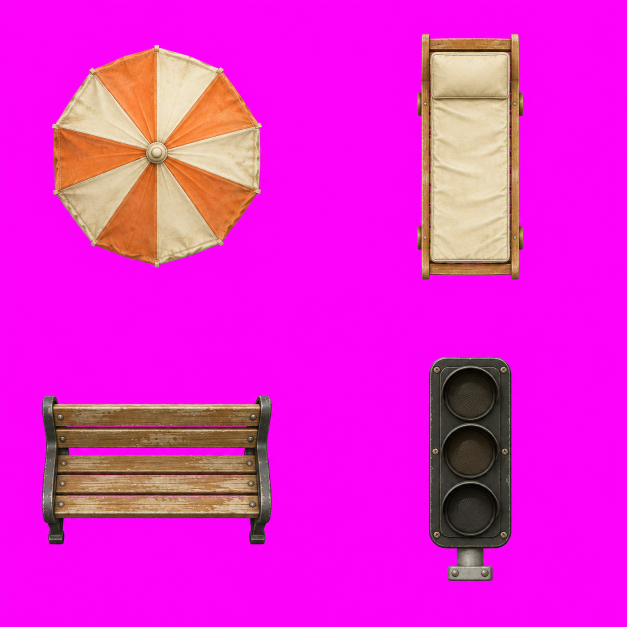
#> input picture assets/raw/city_details_props.png, 1254 x 1254 px (shown at 1/2 size)
$ python process_city_details.py
#> lines starting #> are read from the running program, lines starting #| are printed output that depends on the picture
"""Extract generated city props and resize sand; never draws visual artwork."""
import json
from pathlib import Path
from PIL import Image
ROOT = Path(__file__).resolve().parents[1]
OUT = ROOT / 'assets/environment'
raw = Image.open(ROOT / 'assets/raw/city_details_props.png').convert('RGBA')
pixels = []
for r, g, b, a in raw.getdata():
    strength = min(r, b) - g
    if strength > 100:
        pixels.append((g, g, g, 0))
    elif strength > 30 and r > 130 and b > 110:
        pixels.append((min(r, g + 30), g, min(b, g + 30), round(a * (100 - strength) / 70)))
    else:
        pixels.append((r, g, b, a))
#> this loop made 1572516 passes
#> (r, g, b, strength) on passes 1 to 3: (244, 14, 241, 227), (251, 10, 249, 239), (252, 6, 250, 244)
#> after the loop, pixels = 1572516 items
raw.putdata(pixels)
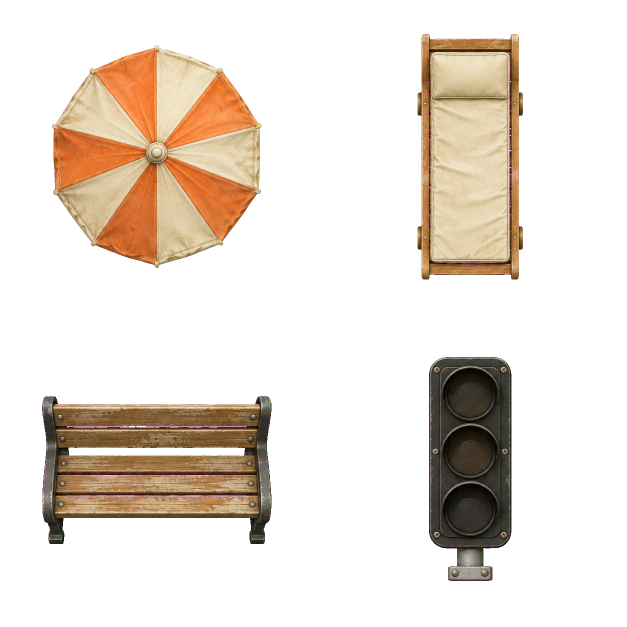
#> raw: PIL image 1254x1254 RGBA (shown at 1/2 size); mean R, G, B, A 45.1, 36, 26.9, 64.9; transparent parts drawn white
manifest = {'source': 'assets/raw/city_details_props.png', 'tool': 'built-in image_gen', 'props': {}}
for i, name in enumerate(['beach_umbrella', 'beach_lounger', 'bench', 'traffic_signal']):
    col, row = i % 2, i // 2
    image = raw.crop((col * raw.width // 2, row * raw.height // 2, (col + 1) * raw.width // 2, (row + 1) * raw.height // 2))
    bounds = image.getbbox()
    assert bounds and bounds[0] > 0 and bounds[1] > 0 and bounds[2] < image.width and bounds[3] < image.height
    image = image.crop(bounds)
    image.thumbnail((384, 384), Image.Resampling.LANCZOS)
    image.save(OUT / f'{name}.png')
    manifest['props'][name] = {'cell': i, 'crop': bounds, 'size': image.size, 'alpha': True, 'edge_touch': False}
#> this loop made 4 passes
#> bounds on passes 1 to 4: (104, 90, 524, 536), (208, 68, 419, 559), (84, 165, 543, 461), (231, 87, 396, 535)
#> pass 1, `image = raw.crop((col * raw.width // 2, row * raw.height // 2, (col + ..`:
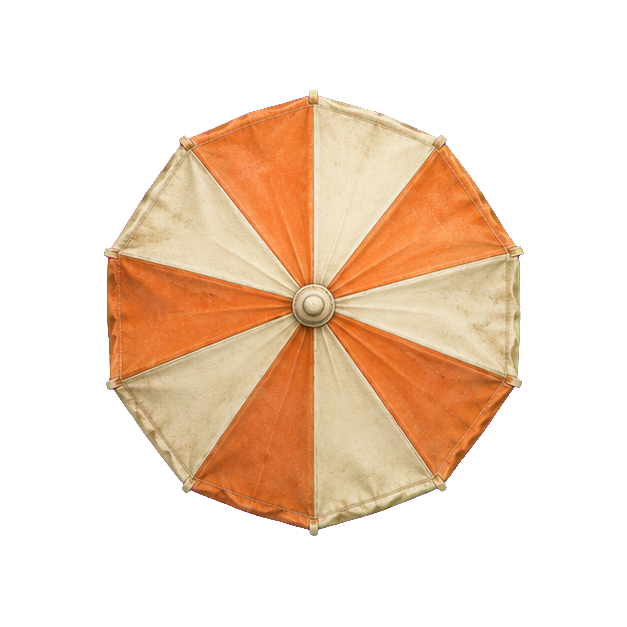
#> image: PIL image 627x627 RGBA; mean R, G, B, A 80, 58.6, 40.7, 90.5; transparent parts drawn white
#> pass 1, `image.save(OUT / f'{name}.png')`:
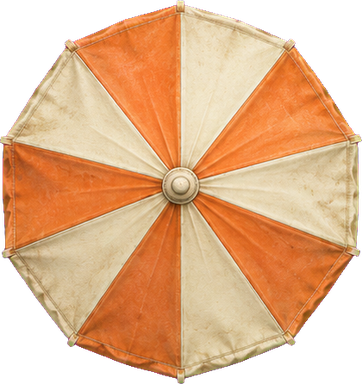
#> saved as beach_umbrella.png: PIL image 362x384 RGBA; mean R, G, B, A 166.1, 120.3, 83.1, 190; transparent parts drawn white
#> pass 2, `image = raw.crop((col * raw.width // 2, row * raw.height // 2, (col + ..`:
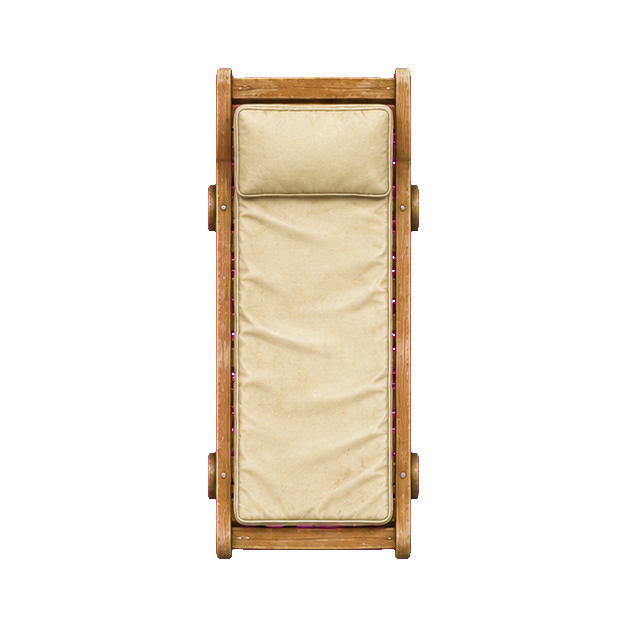
#> image: PIL image 627x627 RGBA; mean R, G, B, A 50.8, 44.3, 34.9, 61.1; transparent parts drawn white
#> after the loop:
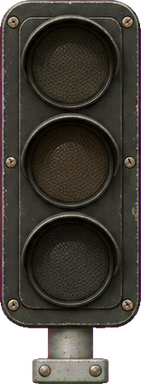
#> image: PIL image 141x384 RGBA; mean R, G, B, A 54.2, 49.7, 43.3, 229.6; transparent parts drawn white
#> after the loop, manifest = 3 items
sand = Image.open(ROOT / 'assets/raw/beach_sand.png').convert('RGB')
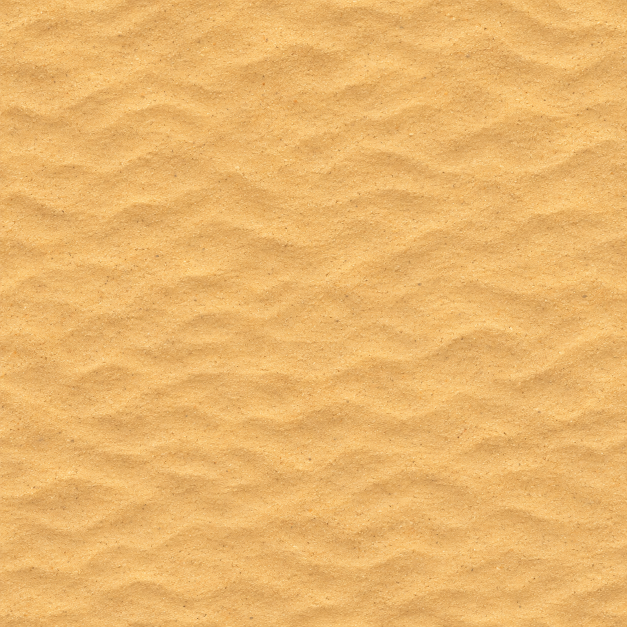
#> input picture assets/raw/beach_sand.png, 1254 x 1254 px (shown at 1/2 size)
#> sand is the input picture: PIL image 1254x1254 RGB; mean R, G, B 234.8, 181.6, 106.8
sand.resize((512, 512), Image.Resampling.LANCZOS).save(OUT / 'sand.png')
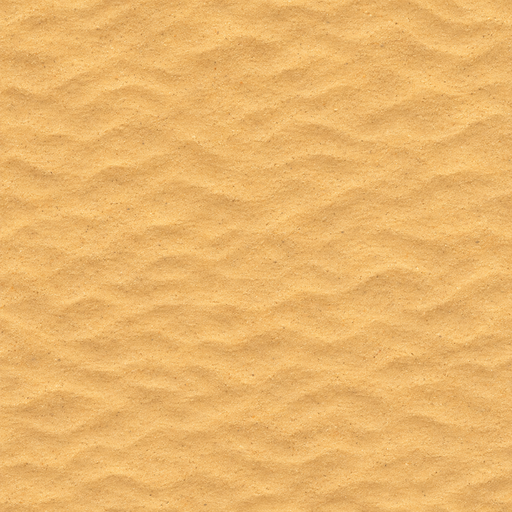
#> saved as sand.png: PIL image 512x512 RGB; mean R, G, B 234.8, 181.6, 106.8
(OUT / 'city_details-manifest.json').write_text(json.dumps(manifest, indent=2) + '\n')
print(json.dumps(manifest, indent=2))
#> (printed output is left out)
